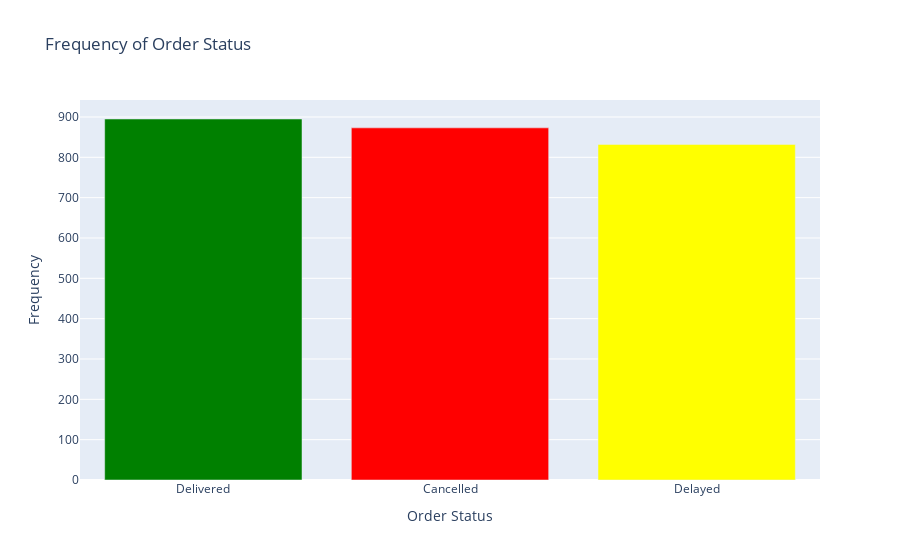

Source (notebook cell):
### Code cell
fig = pe.bar(
    status_counts,
    x='order_status',
    y='frequency',
    color='order_status',
    color_discrete_map={
        'Delivered': 'green',
        'Cancelled': 'red',
        'Delayed': 'yellow'
    },
    labels={'order_status': 'Order Status', 'frequency': 'Frequency'},
    title='Frequency of Order Status',

)
#Remove the Legend
fig.update_layout(showlegend=False)

fig.show()

### Figure 1 — Plotly figure (JSON) as saved in the notebook; plotly's stock layout.template omitted (floating-point values rounded to 4 significant figures)
{"data": [{"hovertemplate": "Order Status=%{x}<br>Frequency=%{y}<extra></extra>", "legendgroup": "Delivered", "marker": {"color": "green", "pattern": {"shape": ""}}, "name": "Delivered", "orientation": "v", "showlegend": true, "textposition": "auto", "type": "bar", "x": ["Delivered"], "xaxis": "x", "y": [895], "yaxis": "y"}, {"hovertemplate": "Order Status=%{x}<br>Frequency=%{y}<extra></extra>", "legendgroup": "Cancelled", "marker": {"color": "red", "pattern": {"shape": ""}}, "name": "Cancelled", "orientation": "v", "showlegend": true, "textposition": "auto", "type": "bar", "x": ["Cancelled"], "xaxis": "x", "y": [873], "yaxis": "y"}, {"hovertemplate": "Order Status=%{x}<br>Frequency=%{y}<extra></extra>", "legendgroup": "Delayed", "marker": {"color": "yellow", "pattern": {"shape": ""}}, "name": "Delayed", "orientation": "v", "showlegend": true, "textposition": "auto", "type": "bar", "x": ["Delayed"], "xaxis": "x", "y": [832], "yaxis": "y"}], "layout": {"barmode": "relative", "legend": {"title": {"text": "Order Status"}, "tracegroupgap": 0}, "showlegend": false, "title": {"text": "Frequency of Order Status"}, "xaxis": {"anchor": "y", "categoryarray": ["Delivered", "Cancelled", "Delayed"], "categoryorder": "array", "domain": [0, 1], "title": {"text": "Order Status"}}, "yaxis": {"anchor": "x", "domain": [0, 1], "title": {"text": "Frequency"}}}}
